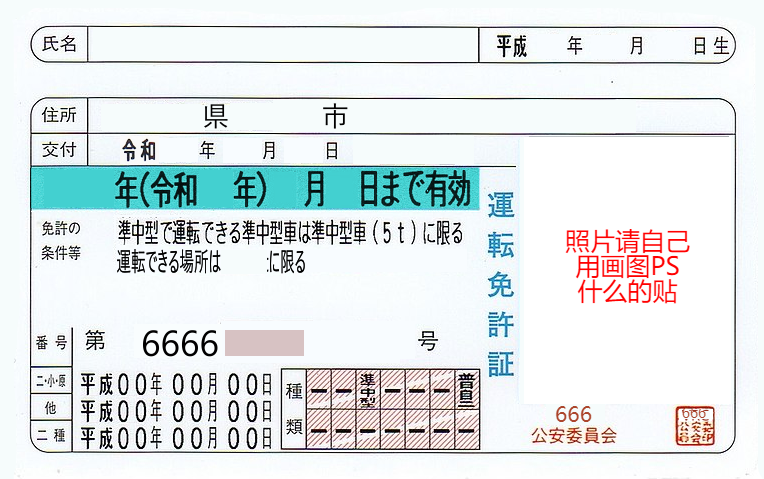
#> input picture licenseImages/800px-Driving_licence_in_Japan_2015_and_2017.png, 764 x 479 px
$ python -i effects.py   (imports and definitions only)
#> lines starting #> are read from the running program, lines starting #| are printed output that depends on the picture
#> further down, picture is the input picture: PIL image 764x479 RGB; mean R, G, B 223.6, 230.1, 231.2
from PIL import Image, ImageFilter
import os

def add_drop_shadow(image, offset=(10, 10), blur_radius=10, shadow_color=(0, 0, 0, 160), background_color=(255,255,255,0)):
    """Return a new image with a drop shadow around the given RGBA `image`.

    - `offset`: (x, y) offset of the shadow relative to the image.
    - `blur_radius`: Gaussian blur radius for the shadow.
    - `shadow_color`: RGBA tuple for shadow color.
    - `background_color`: RGBA tuple for the resulting canvas background.
    """
#> called with offset = (10, 10), blur_radius = 10, shadow_color = (0, 0, 0, 160), background_color = (255, 255, 255, 0)
    image = image.convert("RGBA")

    ox, oy = offset
    pad = blur_radius * 2
    total_w = image.width + abs(ox) + pad
#> total_w = 794
    total_h = image.height + abs(oy) + pad
#> total_h = 509

    # Prepare canvas
    canvas = Image.new("RGBA", (total_w, total_h), background_color)

    # Create shadow by using the alpha channel of the image
    if "A" in image.getbands():
        alpha = image.split()[3]
#> alpha: PIL image 764x479 L; every value is 255
    else:
        # no alpha -> treat opaque
        alpha = Image.new("L", image.size, 255)

    shadow = Image.new("RGBA", image.size, shadow_color)
    shadow.putalpha(alpha)

    # Paste shadow and blur
    shadow_pos = (pad//2 + max(ox, 0), pad//2 + max(oy, 0))
    canvas.paste(shadow, shadow_pos, shadow)
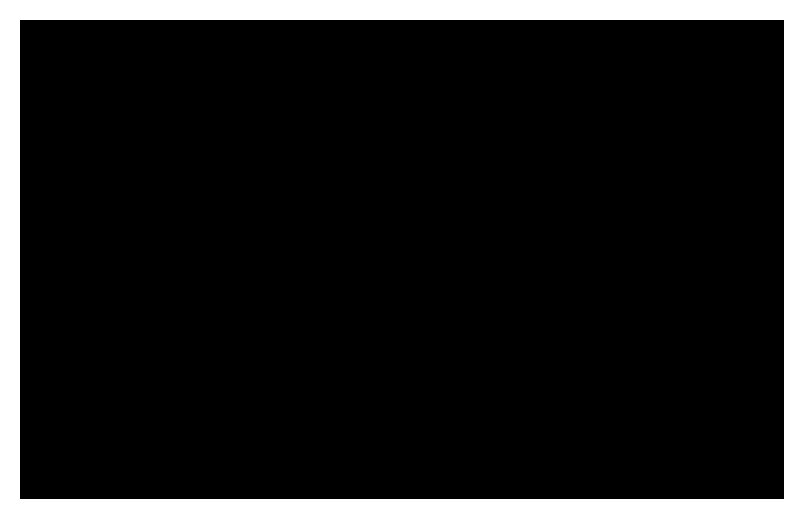
#> canvas: PIL image 794x509 RGBA; mean R, G, B, A 24.1, 24.1, 24.1, 230.9; transparent parts drawn white
    canvas = canvas.filter(ImageFilter.GaussianBlur(blur_radius))
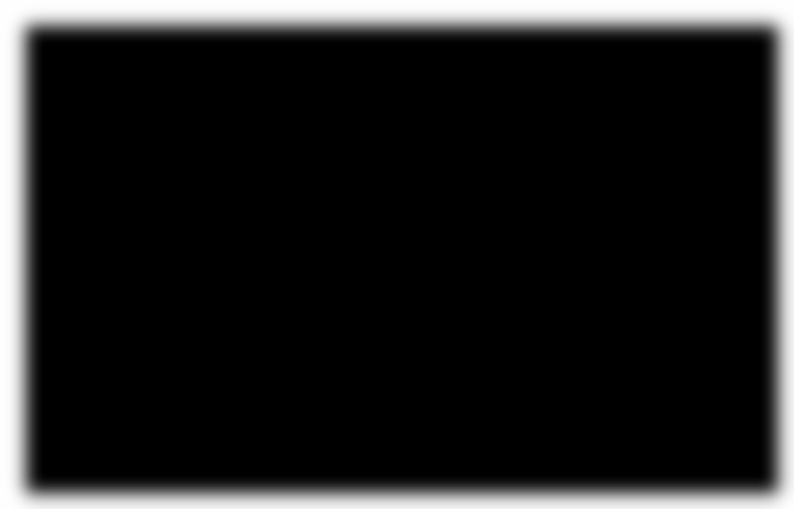
#> canvas: PIL image 794x509 RGBA; mean R, G, B, A 24.6, 24.6, 24.6, 230.4; transparent parts drawn white

    # Paste original image on top
    img_pos = (pad//2 + max(-ox, 0), pad//2 + max(-oy, 0))
    canvas.paste(image, img_pos, image)
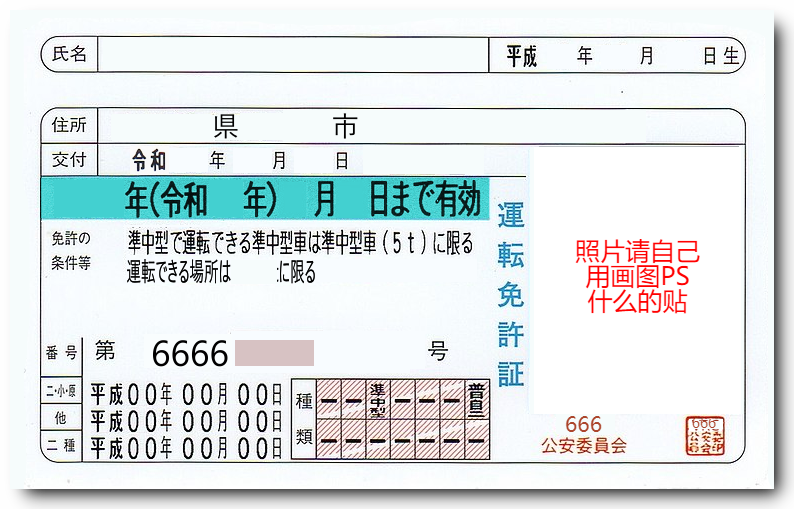
#> canvas: PIL image 794x509 RGBA; mean R, G, B, A 218, 223.9, 224.9, 239.5; transparent parts drawn white
    return canvas

def composite_on_background(foreground, background_path, center=True):
    """Return a new image that pastes `foreground` onto the background image located at `background_path`.

    If `center` is True, the foreground is centered on the background; otherwise placed at (0,0).
    """
    if not os.path.exists(background_path):
        raise FileNotFoundError(f"Background not found: {background_path}")

    bg = Image.open(background_path).convert("RGBA")
    fg = foreground.convert("RGBA")

    if fg.width > bg.width or fg.height > bg.height:
        # if foreground bigger, scale it down to fit while preserving aspect
        ratio = min(bg.width / fg.width, bg.height / fg.height)
        new_size = (int(fg.width * ratio), int(fg.height * ratio))
        fg = fg.resize(new_size, Image.LANCZOS)

    if center:
        pos = ((bg.width - fg.width) // 2, (bg.height - fg.height) // 2)
    else:
        pos = (0, 0)

    out = bg.copy()
    out.paste(fg, pos, fg)
    return out

>>> from PIL import Image
>>> picture = Image.open('licenseImages/800px-Driving_licence_in_Japan_2015_and_2017.png')
>>> result = add_drop_shadow(picture)
